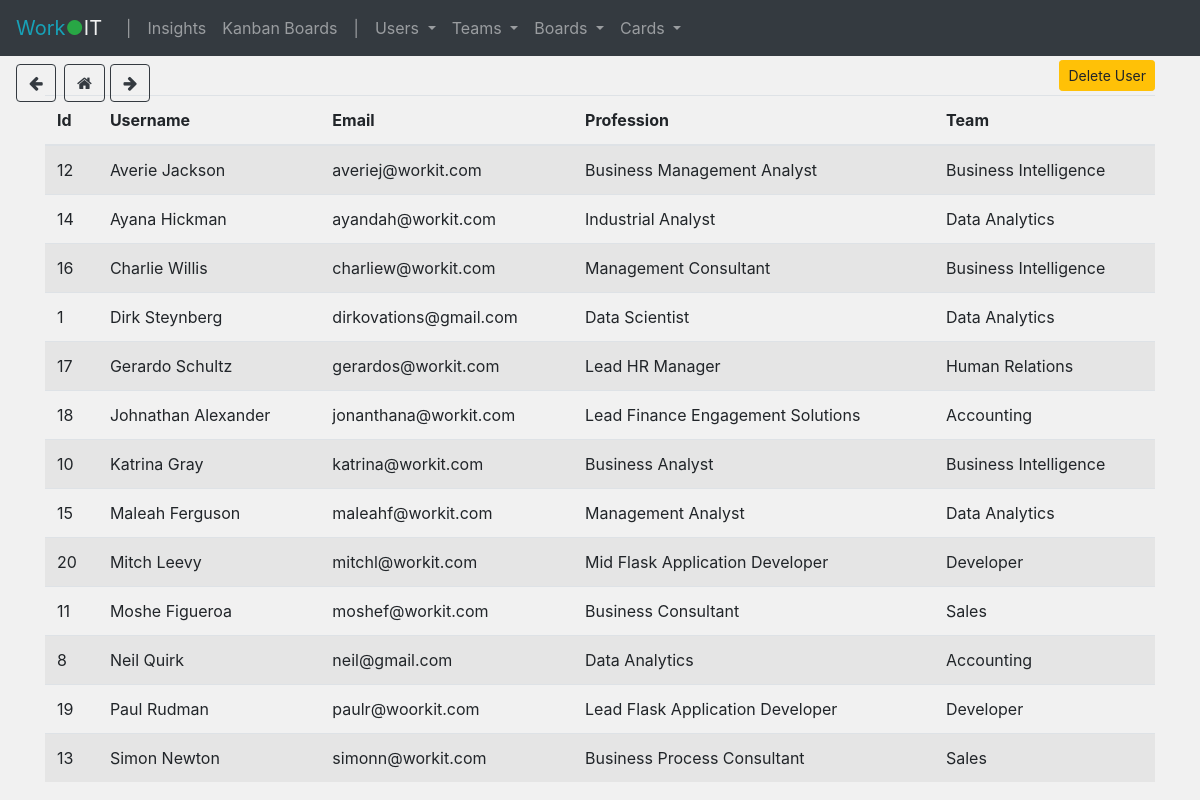
The app's page /user_list with its own data.
### tables this page shows
CREATE TABLE user(id INTEGER PRIMARY KEY AUTOINCREMENT,name TEXT,email TEXT,title TEXT,card TEXT,team TEXT,profile BLOB);

### app.py (the view)
@app.route('/user_list')
def user_list():
    users = get_users()
    teams = get_teams()
    return render_template('user_list.html', users=users, teams=teams)

### scripts.py (called while the page is built)
def get_teams():
    con_teams = sqlite3.connect("database.db")
    con_teams.row_factory = sqlite3.Row
    cur = con_teams.cursor()
    cur.execute("SELECT * FROM team ORDER BY name")
    teams = cur.fetchall()
    con_teams.close()
    return teams

def get_users():
    con_users = sqlite3.connect("database.db")
    con_users.row_factory = sqlite3.Row
    cur = con_users.cursor()
    cur.execute("SELECT * FROM user ORDER BY name")
    users = cur.fetchall()
    con_users.close()
    return users

### templates/user_list.html (shortened to what this page needs)
{% extends "base.html" %}
{% block head %}
    {{ super() }}
{% endblock %}
{% block content %}
    <div class="text-right mt-1 mb-1">
        <button type="button" class="btn btn-warning btn-sm" data-toggle="modal" data-target="#delete-user">
            Delete User
        </button>
    </div>
    <table class="table table-striped" id="name-list">
        <thead>
        <tr>
            <th>Id</th>
            <th>Username</th>
            <th>Email</th>
            <th>Profession</th>
            <th>Team</th>
        </tr>
        </thead>
        <tbody>
        {% for user in users %}
            <tr>
                <td>{{ user['id'] }}</td>
                <td>{{ user['name'] }}</td>
                <td>{{ user['email'] }}</td>
                <td>{{ user['title'] }}</td>
                <td>{{ user['team'] }}</td>
            </tr>
        {% endfor %}
        </tbody>
    </table>
{% endblock %}

### templates/base.html (shortened to what this page needs)
<!doctype html>
<html>
<head>
    {% block head %}
        <link rel="stylesheet" href="https://maxcdn.bootstrapcdn.com/bootstrap/4.3.1/css/bootstrap.min.css">
        <link href="//maxcdn.bootstrapcdn.com/font-awesome/4.7.0/css/font-awesome.min.css" rel="stylesheet">
        <link rel="stylesheet" href="../static/insights.css">
    {% endblock %}
</head>
<body class="fade">
<nav class="navbar navbar-expand-sm bg-dark navbar-dark sticky-top">
    <a class="navbar-brand text-success" href="/">
        <span style="color: #17a2b8">Work</span><span style="color: #28a745;">●</span><span
            style="color: #f1f1f1">IT</span></a>
    <ul class="navbar-nav">
        <li class="nav-item text-muted">
           <a class="nav-link">|</a>
        </li>
        <li class="nav-item">
            <a class="nav-link" href="/">Insights</a>
        </li>
        <li class="nav-item">
            <a class="nav-link" href="/board_list">Kanban Boards</a>
        </li>
        <li class="nav-item text-muted">
           <a class="nav-link">|</a>
        </li>
        <li class="nav-item dropdown">
            <a class="nav-link dropdown-toggle" href="#" id="users-group" data-toggle="dropdown">
                Users
            </a>
        </li>
        <li class="nav-item dropdown">
            <a class="nav-link dropdown-toggle" href="#" id="users-group" data-toggle="dropdown">
                Teams
            </a>
        </li>
        <li class="nav-item dropdown">
            <a class="nav-link dropdown-toggle" href="#" id="users-group" data-toggle="dropdown">
                Boards
            </a>
        </li>
        <li class="nav-item dropdown">
            <a class="nav-link dropdown-toggle" href="#" id="users-group" data-toggle="dropdown">
                Cards
            </a>
        </li>
    </ul>
</nav>
<button class="btn btn-outline-dark mt-5" onclick="goBack()" style="position: absolute; top: 1rem; left: 1rem;">
    <i class="fa fa-arrow-left"></i>
</button>
<a class="btn btn-outline-dark mt-3" href="/" style="position: absolute; top: 3rem; left: 4rem;"><i
        class="fa fa-home"></i></a>
<button class="btn btn-outline-dark mt-5" onclick="goForward()" style="position: absolute; top: 1rem; left: 6.9rem;">
    <i class="fa fa-arrow-right"></i>
</button>
<div id="content" class="container">
    {% block content %}
    {% endblock %}
</div>
</body>
</html>

### static/insights.css (style rules this page uses)
body { opacity: 1; transition: 0.7s opacity; background-color: #f1f1f1; }

### records on screen
user: id "12", name "Averie Jackson", email "averiej@workit.com", title "Business Management Analyst", team "Business Intelligence"
user: id "14", name "Ayana Hickman", email "ayandah@workit.com", title "Industrial Analyst", team "Data Analytics"
user: id "16", name "Charlie Willis", email "charliew@workit.com", title "Management Consultant", team "Business Intelligence"
user: id "1", name "Dirk Steynberg", email "dirkovations@gmail.com", title "Data Scientist", team "Data Analytics"
user: id "17", name "Gerardo Schultz", email "gerardos@workit.com", title "Lead HR Manager", team "Human Relations"
user: id "18", name "Johnathan Alexander", email "jonanthana@workit.com", title "Lead Finance Engagement Solutions", team "Accounting"
user: id "10", name "Katrina Gray", email "katrina@workit.com", title "Business Analyst", team "Business Intelligence"
user: id "15", name "Maleah Ferguson", email "maleahf@workit.com", title "Management Analyst", team "Data Analytics"
user: id "20", name "Mitch Leevy", email "mitchl@workit.com", title "Mid Flask Application Developer", team "Developer"
user: id "11", name "Moshe Figueroa", email "moshef@workit.com", title "Business Consultant", team "Sales"
user: id "8", name "Neil Quirk", email "neil@gmail.com", title "Data Analytics", team "Accounting"
user: id "19", name "Paul Rudman", email "paulr@woorkit.com", title "Lead Flask Application Developer", team "Developer"
user: id "13", name "Simon Newton", email "simonn@workit.com", title "Business Process Consultant", team "Sales"
